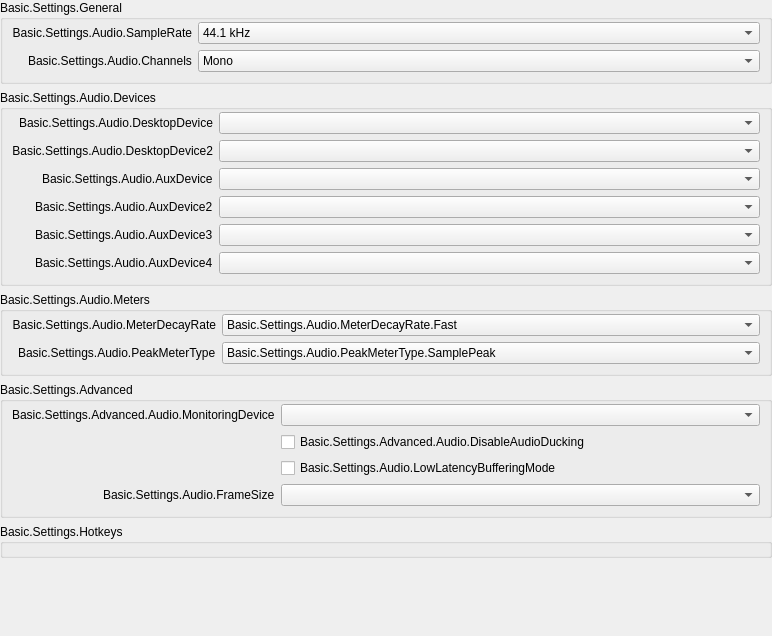
           <widget class="QWidget" name="scrollAreaWidgetContents_50">
            <property name="geometry">
             <rect>
              <x>0</x>
              <y>0</y>
              <width>772</width>
              <height>636</height>
             </rect>
            </property>
            <layout class="QVBoxLayout" name="verticalLayout_50">
             <property name="leftMargin">
              <number>0</number>
             </property>
             <property name="topMargin">
              <number>0</number>
             </property>
             <property name="rightMargin">
              <number>0</number>
             </property>
             <property name="bottomMargin">
              <number>0</number>
             </property>
             <item>
              <widget class="QFrame" name="widget_50">
               <layout class="QVBoxLayout" name="verticalLayout_51">
                <property name="leftMargin">
                 <number>0</number>
                </property>
                <property name="topMargin">
                 <number>0</number>
                </property>
                <property name="rightMargin">
                 <number>0</number>
                </property>
                <property name="bottomMargin">
                 <number>0</number>
                </property>
                <item>
                 <widget class="QGroupBox" name="audioGeneralGroupBox">
                  <property name="title">
                   <string>Basic.Settings.General</string>
                  </property>
                  <layout class="QFormLayout" name="formLayout_52">
                   <property name="fieldGrowthPolicy">
                    <enum>QFormLayout::FieldGrowthPolicy::AllNonFixedFieldsGrow</enum>
                   </property>
                   <property name="labelAlignment">
                    <set>Qt::AlignmentFlag::AlignRight|Qt::AlignmentFlag::AlignTrailing|Qt::AlignmentFlag::AlignVCenter</set>
                   </property>
                   <property name="topMargin">
                    <number>2</number>
                   </property>
                   <item row="0" column="0">
                    <widget class="QLabel" name="label_14">
                     <property name="minimumSize">
                      <size>
                       <width>170</width>
                       <height>0</height>
                      </size>
                     </property>
                     <property name="text">
                      <string>Basic.Settings.Audio.SampleRate</string>
                     </property>
                     <property name="alignment">
                      <set>Qt::AlignmentFlag::AlignRight|Qt::AlignmentFlag::AlignTrailing|Qt::AlignmentFlag::AlignVCenter</set>
                     </property>
                     <property name="buddy">
                      <cstring>sampleRate</cstring>
                     </property>
                    </widget>
                   </item>
                   <item row="0" column="1">
                    <widget class="QComboBox" name="sampleRate">
                     <property name="currentText">
                      <string notr="true">44.1 kHz</string>
                     </property>
                     <property name="currentIndex">
                      <number>0</number>
                     </property>
                     <item>
                      <property name="text">
                       <string>44.1 kHz</string>
                      </property>
                     </item>
                     <item>
                      <property name="text">
                       <string>48 kHz</string>
                      </property>
                     </item>
                    </widget>
                   </item>
                   <item row="1" column="0">
                    <widget class="QLabel" name="label_15">
                     <property name="text">
                      <string>Basic.Settings.Audio.Channels</string>
                     </property>
                     <property name="buddy">
                      <cstring>channelSetup</cstring>
                     </property>
                    </widget>
                   </item>
                   <item row="1" column="1">
                    <widget class="QComboBox" name="channelSetup">
                     <property name="currentText">
                      <string>Mono</string>
                     </property>
                     <property name="currentIndex">
                      <number>0</number>
                     </property>
                     <item>
                      <property name="text">
                       <string>Mono</string>
                      </property>
                     </item>
                     <item>
                      <property name="text">
                       <string>Stereo</string>
                      </property>
                     </item>
                     <item>
                      <property name="text">
                       <string>2.1</string>
                      </property>
                     </item>
                     <item>
                      <property name="text">
                       <string>4.0</string>
                      </property>
                     </item>
                     <item>
                      <property name="text">
                       <string>4.1</string>
                      </property>
                     </item>
                     <item>
                      <property name="text">
                       <string>5.1</string>
                      </property>
                     </item>
                     <item>
                      <property name="text">
                       <string>7.1</string>
                      </property>
                     </item>
                    </widget>
                   </item>
                  </layout>
                 </widget>
                </item>
                <item>
                 <widget class="QGroupBox" name="audioDevicesGroupBox">
                  <property name="title">
                   <string>Basic.Settings.Audio.Devices</string>
                  </property>
                  <layout class="QFormLayout" name="formLayout_53">
                   <property name="fieldGrowthPolicy">
                    <enum>QFormLayout::FieldGrowthPolicy::AllNonFixedFieldsGrow</enum>
                   </property>
                   <property name="labelAlignment">
                    <set>Qt::AlignmentFlag::AlignRight|Qt::AlignmentFlag::AlignTrailing|Qt::AlignmentFlag::AlignVCenter</set>
                   </property>
                   <property name="topMargin">
                    <number>2</number>
                   </property>
                   <item row="0" column="0">
                    <widget class="QLabel" name="label_2">
                     <property name="minimumSize">
                      <size>
                       <width>170</width>
                       <height>0</height>
                      </size>
                     </property>
                     <property name="text">
                      <string>Basic.Settings.Audio.DesktopDevice</string>
                     </property>
                     <property name="alignment">
                      <set>Qt::AlignmentFlag::AlignRight|Qt::AlignmentFlag::AlignTrailing|Qt::AlignmentFlag::AlignVCenter</set>
                     </property>
                     <property name="buddy">
                      <cstring>desktopAudioDevice1</cstring>
                     </property>
                    </widget>
                   </item>
                   <item row="0" column="1">
                    <widget class="QComboBox" name="desktopAudioDevice1">
                     <property name="enabled">
                      <bool>true</bool>
                     </property>
                    </widget>
                   </item>
                   <item row="1" column="0">
                    <widget class="QLabel" name="label_3">
                     <property name="text">
                      <string>Basic.Settings.Audio.DesktopDevice2</string>
                     </property>
                     <property name="alignment">
                      <set>Qt::AlignmentFlag::AlignRight|Qt::AlignmentFlag::AlignTrailing|Qt::AlignmentFlag::AlignVCenter</set>
                     </property>
                     <property name="buddy">
                      <cstring>desktopAudioDevice2</cstring>
                     </property>
                    </widget>
                   </item>
                   <item row="1" column="1">
                    <widget class="QComboBox" name="desktopAudioDevice2">
                     <property name="enabled">
                      <bool>true</bool>
                     </property>
                    </widget>
                   </item>
                   <item row="2" column="0">
                    <widget class="QLabel" name="label_4">
                     <property name="text">
                      <string>Basic.Settings.Audio.AuxDevice</string>
                     </property>
                     <property name="buddy">
                      <cstring>auxAudioDevice1</cstring>
                     </property>
                    </widget>
                   </item>
                   <item row="2" column="1">
                    <widget class="QComboBox" name="auxAudioDevice1">
                     <property name="enabled">
                      <bool>true</bool>
                     </property>
                    </widget>
                   </item>
                   <item row="3" column="0">
                    <widget class="QLabel" name="label_5">
                     <property name="text">
                      <string>Basic.Settings.Audio.AuxDevice2</string>
                     </property>
                     <property name="buddy">
                      <cstring>auxAudioDevice2</cstring>
                     </property>
                    </widget>
                   </item>
                   <item row="3" column="1">
                    <widget class="QComboBox" name="auxAudioDevice2">
                     <property name="enabled">
                      <bool>true</bool>
                     </property>
                    </widget>
                   </item>
                   <item row="4" column="0">
                    <widget class="QLabel" name="label_6">
                     <property name="text">
                      <string>Basic.Settings.Audio.AuxDevice3</string>
                     </property>
                     <property name="buddy">
                      <cstring>auxAudioDevice3</cstring>
                     </property>
                    </widget>
                   </item>
                   <item row="4" column="1">
                    <widget class="QComboBox" name="auxAudioDevice3">
                     <property name="enabled">
                      <bool>true</bool>
                     </property>
                    </widget>
                   </item>
                   <item row="5" column="1">
                    <widget class="QComboBox" name="auxAudioDevice4">
                     <property name="enabled">
                      <bool>true</bool>
                     </property>
                    </widget>
                   </item>
                   <item row="5" column="0">
                    <widget class="QLabel" name="label_67">
                     <property name="text">
                      <string>Basic.Settings.Audio.AuxDevice4</string>
                     </property>
                     <property name="buddy">
                      <cstring>auxAudioDevice4</cstring>
                     </property>
                    </widget>
                   </item>
                  </layout>
                 </widget>
                </item>
                <item>
                 <widget class="QGroupBox" name="audioMetersGroupBox">
                  <property name="title">
                   <string>Basic.Settings.Audio.Meters</string>
                  </property>
                  <layout class="QFormLayout" name="formLayout_54">
                   <property name="fieldGrowthPolicy">
                    <enum>QFormLayout::FieldGrowthPolicy::AllNonFixedFieldsGrow</enum>
                   </property>
                   <property name="labelAlignment">
                    <set>Qt::AlignmentFlag::AlignRight|Qt::AlignmentFlag::AlignTrailing|Qt::AlignmentFlag::AlignVCenter</set>
                   </property>
                   <property name="topMargin">
                    <number>2</number>
                   </property>
                   <item row="0" column="0">
                    <widget class="QLabel" name="label_65">
                     <property name="minimumSize">
                      <size>
                       <width>170</width>
                       <height>0</height>
                      </size>
                     </property>
                     <property name="text">
                      <string>Basic.Settings.Audio.MeterDecayRate</string>
                     </property>
                     <property name="alignment">
                      <set>Qt::AlignmentFlag::AlignRight|Qt::AlignmentFlag::AlignTrailing|Qt::AlignmentFlag::AlignVCenter</set>
                     </property>
                     <property name="buddy">
                      <cstring>meterDecayRate</cstring>
                     </property>
                    </widget>
                   </item>
                   <item row="0" column="1">
                    <widget class="QComboBox" name="meterDecayRate">
                     <property name="currentText">
                      <string>Basic.Settings.Audio.MeterDecayRate.Fast</string>
                     </property>
                     <property name="currentIndex">
                      <number>0</number>
                     </property>
                     <item>
                      <property name="text">
                       <string>Basic.Settings.Audio.MeterDecayRate.Fast</string>
                      </property>
                     </item>
                     <item>
                      <property name="text">
                       <string>Basic.Settings.Audio.MeterDecayRate.Medium</string>
                      </property>
                     </item>
                     <item>
                      <property name="text">
                       <string>Basic.Settings.Audio.MeterDecayRate.Slow</string>
                      </property>
                     </item>
                    </widget>
                   </item>
                   <item row="1" column="0">
                    <widget class="QLabel" name="label_66">
                     <property name="text">
                      <string>Basic.Settings.Audio.PeakMeterType</string>
                     </property>
                     <property name="buddy">
                      <cstring>peakMeterType</cstring>
                     </property>
                    </widget>
                   </item>
                   <item row="1" column="1">
                    <widget class="QComboBox" name="peakMeterType">
                     <property name="currentIndex">
                      <number>0</number>
                     </property>
                     <item>
                      <property name="text">
                       <string>Basic.Settings.Audio.PeakMeterType.SamplePeak</string>
                      </property>
                     </item>
                     <item>
                      <property name="text">
                       <string>Basic.Settings.Audio.PeakMeterType.TruePeak</string>
                      </property>
                     </item>
                    </widget>
                   </item>
                  </layout>
                 </widget>
                </item>
                <item>
                 <widget class="QGroupBox" name="audioAdvGroupBox">
                  <property name="title">
                   <string>Basic.Settings.Advanced</string>
                  </property>
                  <layout class="QFormLayout" name="formLayout_56">
                   <property name="fieldGrowthPolicy">
                    <enum>QFormLayout::FieldGrowthPolicy::AllNonFixedFieldsGrow</enum>
                   </property>
                   <property name="labelAlignment">
                    <set>Qt::AlignmentFlag::AlignRight|Qt::AlignmentFlag::AlignTrailing|Qt::AlignmentFlag::AlignVCenter</set>
                   </property>
                   <property name="topMargin">
                    <number>2</number>
                   </property>
                   <item row="0" column="0">
                    <widget class="QLabel" name="monitoringDeviceLabel">
                     <property name="text">
                      <string>Basic.Settings.Advanced.Audio.MonitoringDevice</string>
                     </property>
                     <property name="buddy">
                      <cstring>monitoringDevice</cstring>
                     </property>
                    </widget>
                   </item>
                   <item row="0" column="1">
                    <widget class="QComboBox" name="monitoringDevice"/>
                   </item>
                   <item row="1" column="1">
                    <widget class="QCheckBox" name="disableAudioDucking">
                     <property name="text">
                      <string>Basic.Settings.Advanced.Audio.DisableAudioDucking</string>
                     </property>
                    </widget>
                   </item>
                   <item row="2" column="0">
                    <spacer name="horizontalSpacer_11">
                     <property name="orientation">
                      <enum>Qt::Orientation::Horizontal</enum>
                     </property>
                     <property name="sizeType">
                      <enum>QSizePolicy::Policy::Expanding</enum>
                     </property>
                     <property name="sizeHint" stdset="0">
                      <size>
                       <width>170</width>
                       <height>20</height>
                      </size>
                     </property>
                    </spacer>
                   </item>
                   <item row="2" column="1">
                    <widget class="QCheckBox" name="lowLatencyBuffering">
                     <property name="text">
                      <string>Basic.Settings.Audio.LowLatencyBufferingMode</string>
                     </property>
                    </widget>
                   </item>
                   <item row="3" column="0">
                    <widget class="QLabel" name="audioFrameSizeLabel">
                     <property name="text">
                      <string>Basic.Settings.Audio.FrameSize</string>
                     </property>
                     <property name="buddy">
                      <cstring>audioFrameSize</cstring>
                     </property>
                    </widget>
                   </item>
                   <item row="3" column="1">
                    <widget class="QComboBox" name="audioFrameSize">
                     <property name="toolTip">
                      <string>Basic.Settings.Audio.FrameSize.Tooltip</string>
                     </property>
                    </widget>
                   </item>
                  </layout>
                 </widget>
                </item>
                <item>
                 <widget class="QGroupBox" name="audioHotkeysGroupBox">
                  <property name="title">
                   <string>Basic.Settings.Hotkeys</string>
                  </property>
                  <layout class="QFormLayout" name="audioSourceLayout">
                   <property name="fieldGrowthPolicy">
                    <enum>QFormLayout::FieldGrowthPolicy::AllNonFixedFieldsGrow</enum>
                   </property>
                   <property name="labelAlignment">
                    <set>Qt::AlignmentFlag::AlignRight|Qt::AlignmentFlag::AlignTrailing|Qt::AlignmentFlag::AlignVCenter</set>
                   </property>
                   <property name="topMargin">
                    <number>2</number>
                   </property>
                  </layout>
                 </widget>
                </item>
                <item>
                 <spacer name="verticalSpacer_4">
                  <property name="orientation">
                   <enum>Qt::Orientation::Vertical</enum>
                  </property>
                  <property name="sizeHint" stdset="0">
                   <size>
                    <width>20</width>
                    <height>0</height>
                   </size>
                  </property>
                 </spacer>
                </item>
               </layout>
              </widget>
             </item>
            </layout>
           </widget>
